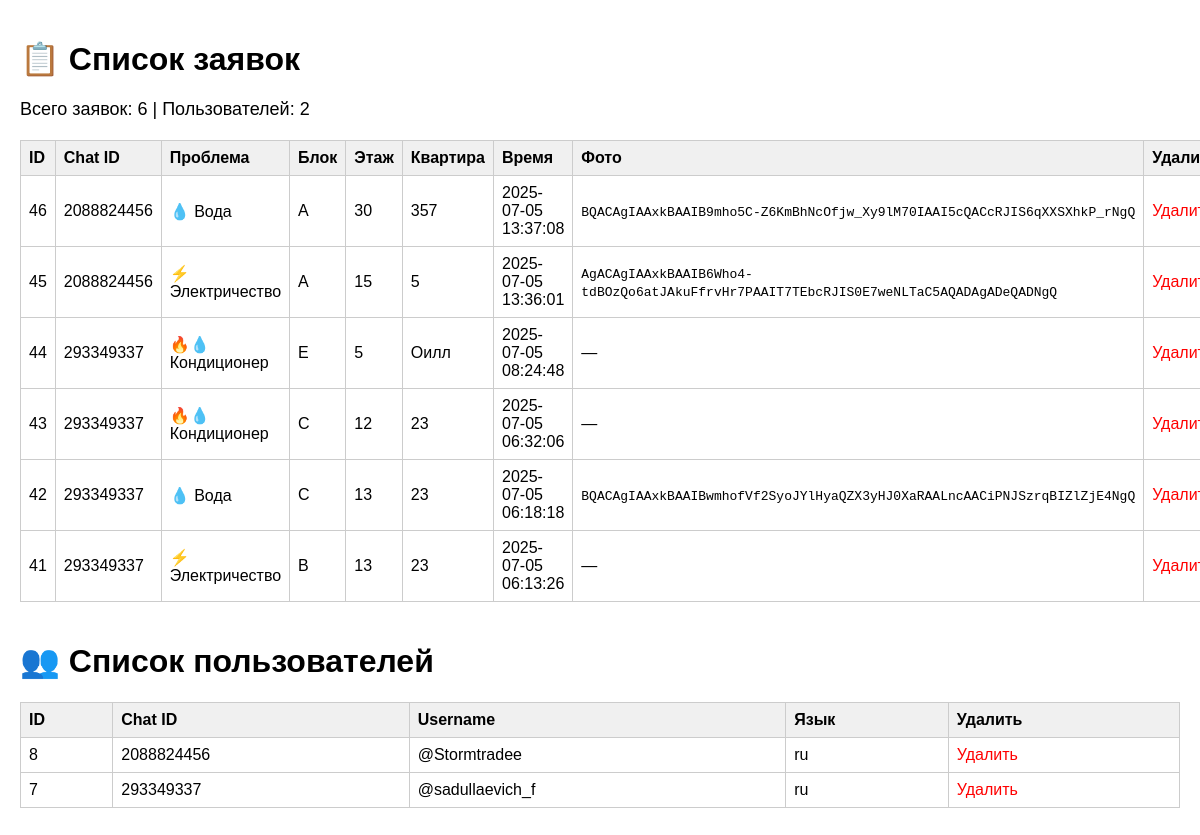
The app's page /admin/index.php with its own data.
### tables this page shows
CREATE TABLE `requests` (
  `id` int(11) NOT NULL,
  `chat_id` bigint(20) DEFAULT NULL,
  `problem` varchar(255) DEFAULT NULL,
  `block` varchar(10) DEFAULT NULL,
  `floor` varchar(10) DEFAULT NULL,
  `apartment` varchar(10) DEFAULT NULL,
  `created_at` datetime DEFAULT current_timestamp(),
  `photo` text DEFAULT NULL
);

CREATE TABLE `users` (
  `id` int(11) NOT NULL,
  `chat_id` bigint(20) DEFAULT NULL,
  `username` varchar(64) DEFAULT NULL,
  `lang` varchar(10) DEFAULT NULL
);

### bot/config.php (called while the page is built, shortened)
<?php
$TOKEN = '7807594631:AAHkkW1GRcONEsl5_sGfgiQ1Ail-ixg4sd8';
?>

### admin/index.php (the view, shortened to what this page needs)
<?php
require_once __DIR__ . '/../bot/config.php';
function getTelegramFileUrl($file_id) {
    global $TOKEN;
    $response = file_get_contents("https://api.telegram.org/bot$TOKEN/getFile?file_id=$file_id");
    return false;
}
$requests = $pdo->query("SELECT * FROM requests ORDER BY created_at DESC")->fetchAll(PDO::FETCH_ASSOC);
$users = $pdo->query("SELECT * FROM users ORDER BY id DESC")->fetchAll(PDO::FETCH_ASSOC);
?>
<!DOCTYPE html>
<html lang="ru">
<head>
</head>
<body>
    <h1>📋 Список заявок</h1>
    <div class="stats">
        Всего заявок: <?= count($requests) ?> | Пользователей: <?= count($users) ?>
    </div>
    <table>
        <thead>
            <tr>
                <th>ID</th>
                <th>Chat ID</th>
                <th>Проблема</th>
                <th>Блок</th>
                <th>Этаж</th>
                <th>Квартира</th>
                <th>Время</th>
                <th>Фото</th>
                <th>Удалить</th>
            </tr>
        </thead>
        <tbody>
            <?php foreach ($requests as $r): ?>
            <tr>
                <td><?= $r['id'] ?></td>
                <td><?= $r['chat_id'] ?></td>
                <td><?= htmlspecialchars($r['problem']) ?></td>
                <td><?= $r['block'] ?></td>
                <td><?= $r['floor'] ?></td>
                <td><?= $r['apartment'] ?></td>
                <td><?= $r['created_at'] ?></td>
                <td>
                    <?php if (!empty($r['photo'])): ?>
                        <?php
                        if (strpos($r['photo'], 'http') === 0) {
                            $photo_url = $r['photo'];
                        } else {
                            $photo_url = getTelegramFileUrl($r['photo']);
                        }
                        ?>
                        <?php if ($photo_url): ?>
                            <img src="<?= htmlspecialchars($photo_url) ?>" class="thumbnail" alt="Фото" onclick="showModal('<?= htmlspecialchars($photo_url) ?>')">
                        <?php else: ?>
                            <code><?= htmlspecialchars($r['photo']) ?></code>
                        <?php endif; ?>
                    <?php else: ?>
                        —
                    <?php endif; ?>
                </td>
                <td><a href="?delete_request=<?= $r['id'] ?>" class="delete-btn" onclick="return confirm('Удалить эту заявку?')">Удалить</a></td>
            </tr>
            <?php endforeach; ?>
        </tbody>
    </table>
    <h1>👥 Список пользователей</h1>
    <table>
        <thead>
            <tr>
                <th>ID</th>
                <th>Chat ID</th>
                <th>Username</th>
                <th>Язык</th>
                <th>Удалить</th>
            </tr>
        </thead>
        <tbody>
            <?php foreach ($users as $u): ?>
            <tr>
                <td><?= $u['id'] ?></td>
                <td><?= $u['chat_id'] ?></td>
                <td>@<?= htmlspecialchars($u['username']) ?></td>
                <td><?= $u['lang'] ?></td>
                <td><a href="?delete_user=<?= $u['id'] ?>" class="delete-btn" onclick="return confirm('Удалить этого пользователя?')">Удалить</a></td>
            </tr>
            <?php endforeach; ?>
        </tbody>
    </table>
</body>
</html>

### admin/index.php (style rules this page uses)
body { font-family: Arial, sans-serif; margin: 20px; }
table { width: 100%; border-collapse: collapse; margin-bottom: 30px; }
th, td { border: 1px solid #ccc; padding: 8px; text-align: left; vertical-align: middle; }
th { background-color: #f0f0f0; }
.delete-btn { color: red; text-decoration: none; }
h1 { margin-top: 40px; }
.stats { margin: 20px 0; font-size: 18px; }

### records on screen
requests: id "46", chat "2088824456", problem "💧 Вода", block "A", floor "30", apartment "357", created_at "2025-07-05 13:37:08", photo "BQACAgIAAxkBAAIB9mho5C-Z6KmBhNcOfjw_Xy9lM70IAAI5cQACcRJIS6qXXSXhkP_rNgQ"
requests: id "45", chat "2088824456", problem "⚡ Электричество", block "A", floor "15", apartment "5", created_at "2025-07-05 13:36:01", photo "AgACAgIAAxkBAAIB6Who4-tdBOzQo6atJAkuFfrvHr7PAAIT7TEbcRJIS0E7weNLTaC5AQADAgADeQADNgQ"
requests: id "44", chat "293349337", problem "🔥💧 Кондиционер", block "E", floor "5", apartment "Оилл", created_at "2025-07-05 08:24:48"
requests: id "43", chat "293349337", problem "🔥💧 Кондиционер", block "C", floor "12", apartment "23", created_at "2025-07-05 06:32:06"
requests: id "42", chat "293349337", problem "💧 Вода", block "C", floor "13", apartment "23", created_at "2025-07-05 06:18:18", photo "BQACAgIAAxkBAAIBwmhofVf2SyoJYlHyaQZX3yHJ0XaRAALncAACiPNJSzrqBIZlZjE4NgQ"
requests: id "41", chat "293349337", problem "⚡ Электричество", block "B", floor "13", apartment "23", created_at "2025-07-05 06:13:26"
users: id "8", chat "2088824456", username "Stormtradee", lang "ru"
users: id "7", chat "293349337", username "sadullaevich_f", lang "ru"

### other values on screen
count($requests) "6"
count($users) "2"
